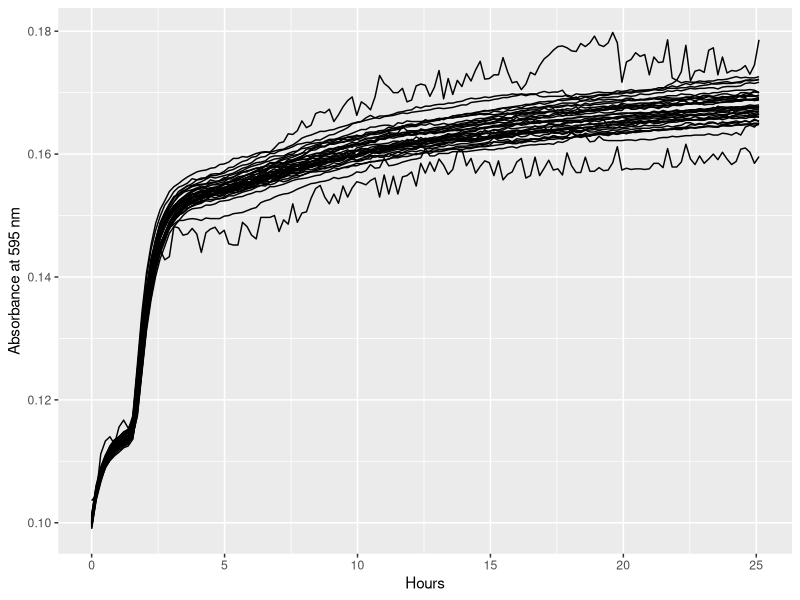
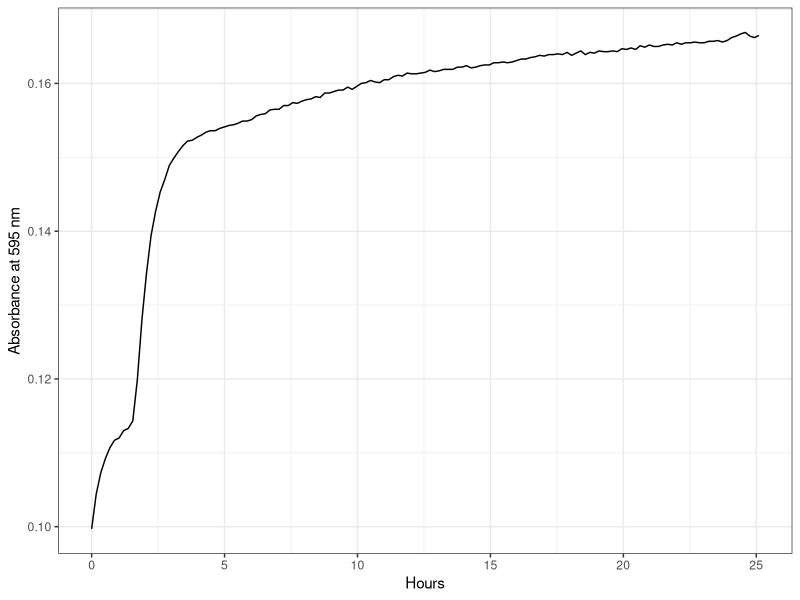
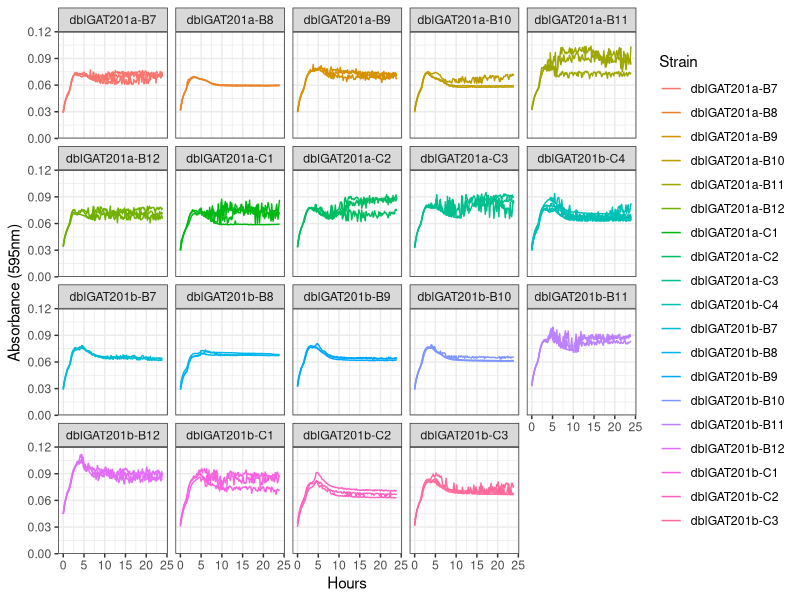
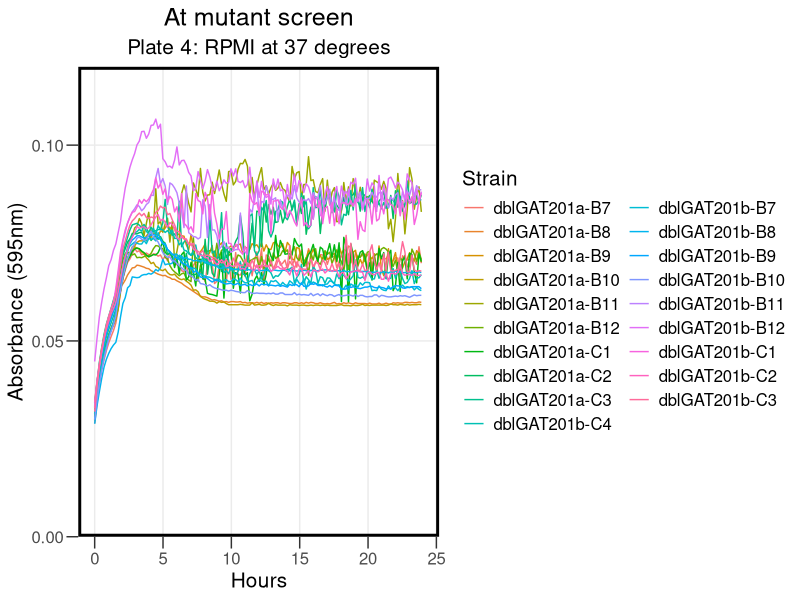
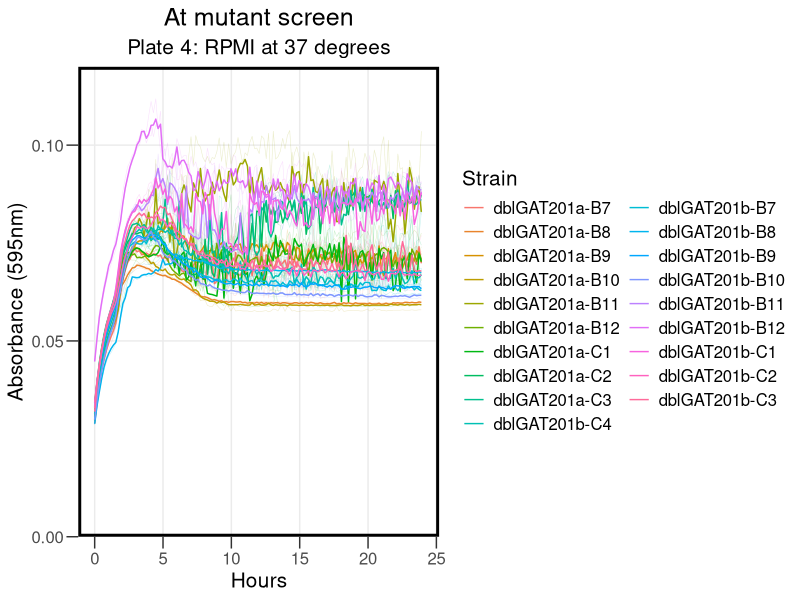
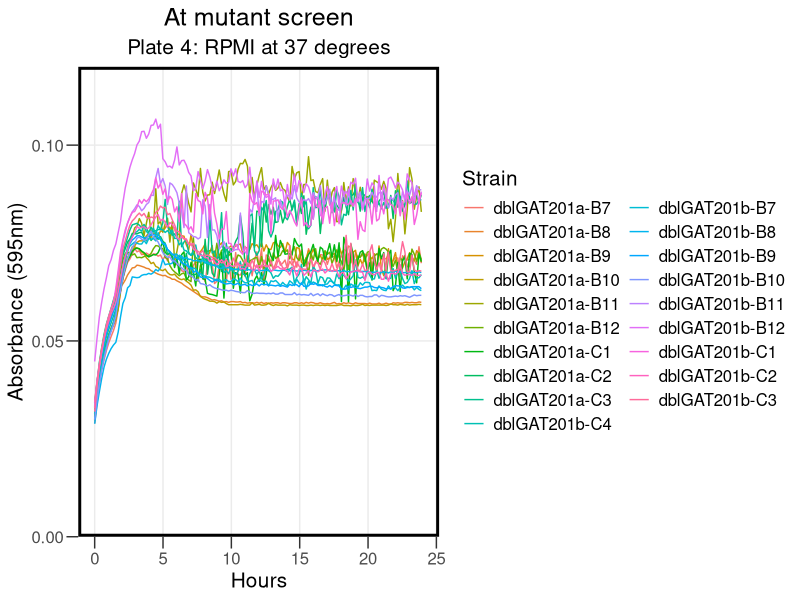
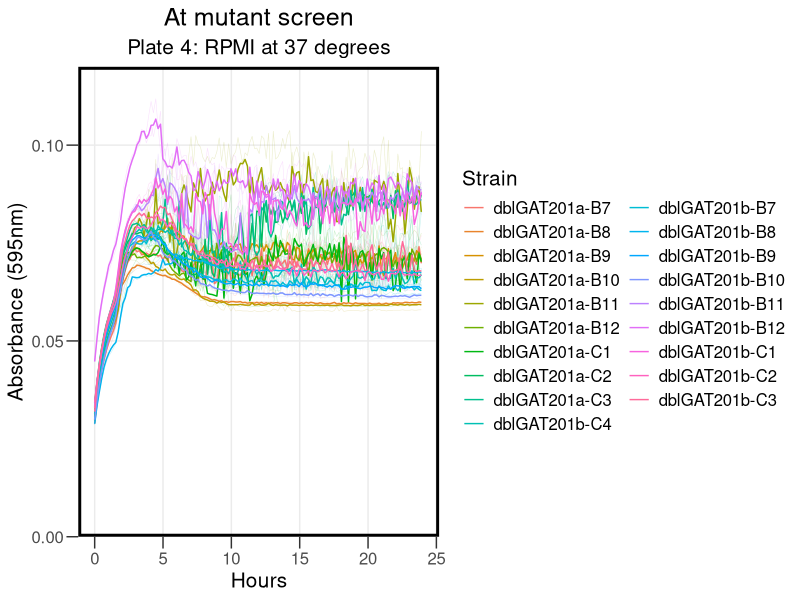

Source code (R) for these figures, in order:
## ---- chunk 1
knitr::opts_chunk$set(echo = TRUE)
## ---- chunk 2

library("reshape2")
library(dplyr)
library(ggplot2)
library(tidyverse)
library(rmarkdown)
library(cowplot)
library(yaml)
library(knitr)
## ---- chunk 3

rawdata <- read.csv("../Input/20230407_RPMI_Atmut_screen_Plate4_csv.csv")

## ---- chunk 4

 rawdata_hour<-mutate(rawdata, Time = Time/3600)

## ---- chunk 5

reshaped <- melt(rawdata_hour, id=c("Time", "Temp"), 
                              variable.name="Well",
                              value.name="OD595")

summary(reshaped)
## ---- chunk 6

platemap <- read.csv("../Input/20230407_RPMI_Atmut_screen_Plate4_setup.csv") %>%     
  dplyr::mutate(
    Strain = factor(Strain, 
                    levels = c( "P2.7B7", "P2.7B8","P2.7B9","P2.7B10","P2.7B11","P2.7B12","P2.7C1","P2.7C2","P2.7C3","P2.7C4", "P2.28B7","P2.28B8","P2.28B9","P2.28B10","P2.28B11","P2.28B12","P2.28C1","P2.28C2","P2.28C3","P2.28C4"),
                    labels = c("dblGAT201a-B7", "dblGAT201a-B8","dblGAT201a-B9","dblGAT201a-B10","dblGAT201a-B11","dblGAT201a-B12","dblGAT201a-C1","dblGAT201a-C2","dblGAT201a-C3", "dblGAT201b-C4", "dblGAT201b-B7","dblGAT201b-B8","dblGAT201b-B9","dblGAT201b-B10","dblGAT201b-B11","dblGAT201b-B12","dblGAT201b-C1","dblGAT201b-C2","dblGAT201b-C3","dblGAT201b-C4"))
  )
head(platemap, n=10)


## ---- chunk 7

annotated <- inner_join(reshaped, platemap, by="Well")
 
## ---- chunk 8

ggplot(data=filter(annotated,is.na(Strain)),
           aes(x=Time, y=OD595, group = Well)) + 
          geom_line() + 
              labs(x="Hours", y="Absorbance at 595 nm")
## ---- chunk 9

ggplot(data=filter(annotated,Well=="G12"), 
       aes(x=Time, y=OD595, group = Well)) + 
 
       geom_line() + 
     theme_bw()+
     labs(x="Hours", y="Absorbance at 595 nm")

## ---- chunk 10

blank_OD_summary <- annotated %>%
 filter(is.na(Strain), Time < 1/24) %>%
    group_by(Media) %>%
  summarise(OD_median=median(OD595),
            OD_mean=mean(OD595),
            OD_max=max(OD595),
            OD_min=min(OD595))
print(blank_OD_summary)
## ---- chunk 11

normalisedOD <- annotated %>%
  left_join(blank_OD_summary, by="Media") %>%
  mutate(OD_corrected = OD595 - OD_median)

## ---- chunk 12

ggplot(data=normalisedOD %>%
                       filter( !is.na(Strain) ), 
                      aes(x=Time, y=OD_corrected, color=Strain, group = Well)) + 
       geom_line() +
  scale_x_continuous(limits = c(0,24)) +
       scale_y_continuous(limits=c(0,0.12),expand=c(0,0))+
  facet_wrap(Strain ~ .)+
             labs(x = "Hours",
            y = "Absorbance (595nm)") +
       theme(text = element_text(size = 20))+
       theme_bw()
## ---- chunk 13

ggplot(data=normalisedOD %>%
         
                     filter( !is.na(Strain) ), 
                      aes(x=Time, y=OD_corrected, color=Strain)) + 
       stat_summary(fun = "median", geom = "line", size = 0.5) +
  scale_x_continuous(limits = c(0,24)) +
       scale_y_continuous(limits=c(0,0.12),expand=c(0,0), breaks = c(0, 0.05, 0.1)) +
  
       labs(x = "Hours",
            y = "Absorbance (595nm)",
            title = "At mutant screen", subtitle = "Plate 4: RPMI at 37 degrees") +
       theme_bw() +
       theme(text = element_text(size = 15))+
       theme(axis.title = element_text(size = 15))+
       theme(axis.ticks.length = unit(0.3, "cm"))+
       theme(title = element_text(size = 15))+
       theme(panel.grid.minor = element_blank())+
    guides(color=guide_legend(ncol=2))+
 theme(legend.title = element_text(size = 15))+
      theme(legend.background = element_rect(fill = "transparent", color=NA))+
  theme(legend.key = element_rect(fill = "transparent", color=NA))+
       theme (plot.background =  element_rect(fill = "transparent", color=NA), 
         panel.background = element_rect(fill = "transparent", color=NA),)+
      theme(panel.border = element_rect(linetype = "solid", colour = "black", size = 2))+
  theme(plot.title = element_text(hjust = 0.5), plot.subtitle = element_text(hjust = 0.5) )

ggplot
       
## ---- chunk 14

ggsave("../Results/AllSummary_At4.png",width = 8,height=5)
## ---- chunk 15

ggplot(data=normalisedOD %>%
         
                     filter( !is.na(Strain) ), 
                      aes(x=Time, y=OD_corrected, color=Strain)) + 
       geom_line(aes(group = Well), size = 0.2, alpha = 0.2) + 
       stat_summary(fun = "median", geom = "line", size = 0.5) +
  scale_x_continuous(limits = c(0,24)) +
       scale_y_continuous(limits=c(0,0.12),expand=c(0,0), breaks = c(0, 0.05, 0.1)) +
    labs(x = "Hours",
            y = "Absorbance (595nm)",
            title = "At mutant screen", subtitle = "Plate 4: RPMI at 37 degrees") +
       theme_bw() +
       theme(text = element_text(size = 15))+
       theme(axis.title = element_text(size = 15))+
       theme(axis.ticks.length = unit(0.3, "cm"))+
       theme(title = element_text(size = 15))+
       theme(panel.grid.minor = element_blank())+
    guides(color=guide_legend(ncol=2))+
 theme(legend.title = element_text(size = 15))+
      theme(legend.background = element_rect(fill = "transparent", color=NA))+
  theme(legend.key = element_rect(fill = "transparent", color=NA))+
       theme (plot.background =  element_rect(fill = "transparent", color=NA), 
         panel.background = element_rect(fill = "transparent", color=NA),)+
      theme(panel.border = element_rect(linetype = "solid", colour = "black", size = 2))+
  theme(plot.title = element_text(hjust = 0.5), plot.subtitle = element_text(hjust = 0.5) )
## ---- chunk 16

ggsave("../Results/Statsumm_At4.png",width = 8,height=5)
